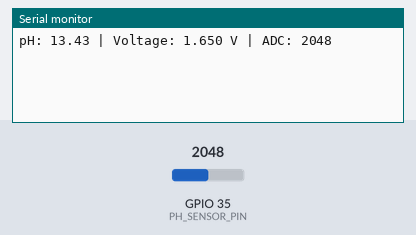
This sketch was run on a simulated ESP32. Parts: the last lines printed to the serial monitor. The inputs (shaded band) are chosen by the test bench; at power-on: GPIO 35 (PH_SENSOR_PIN) = 2048 (analog values on the 0–4095 scale).

Above: at 1.2 s.
1.3 s: GPIO 35 (PH_SENSOR_PIN) set to 2866
At 2.7 s:
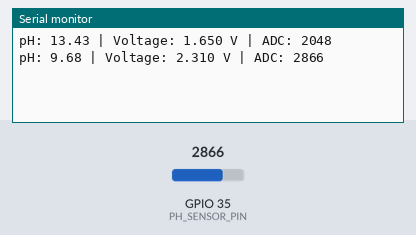
2.8 s: GPIO 35 (PH_SENSOR_PIN) set to 3603
At 6.1 s:
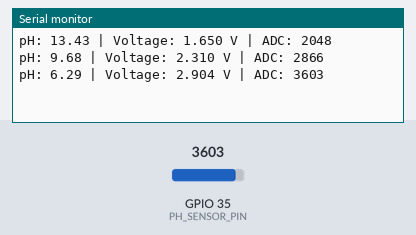
Timing chart, 0 to 7.6 s (numbered marks = the images above; inputs shaded):
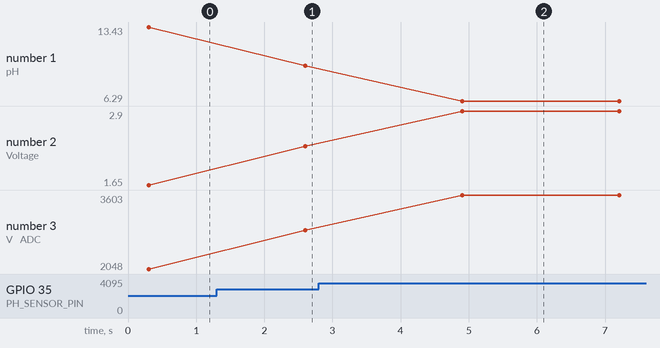

The sketch:

ph_sensor.ino
```cpp
// pH SENSOR PIN
#define PH_SENSOR_PIN 35

// pH CALIBRATION
float calibration_value = 21.34 + 1.5;

unsigned long int avgval;

int buffer_arr[10];
int temp;

float ph_act;

// READ pH
void readPH()
{
  // Read 10 samples
  for (int i = 0; i < 10; i++)
  {
    buffer_arr[i] = analogRead(PH_SENSOR_PIN);

    delay(30);
  }

  // Sort data
  for (int i = 0; i < 9; i++)
  {
    for (int j = i + 1; j < 10; j++)
    {
      if (buffer_arr[i] > buffer_arr[j])
      {
        temp = buffer_arr[i];
        buffer_arr[i] = buffer_arr[j];
        buffer_arr[j] = temp;
      }
    }
  }

  // Average middle 6 values
  avgval = 0;

  for (int i = 2; i < 8; i++)
  {
    avgval += buffer_arr[i];
  }

  // Convert ADC value to voltage
  float volt =
    (float)avgval * 3.3 / 4095.0 / 6.0;

  // Calculate pH
  ph_act = -5.70 * volt + calibration_value;

  // Display pH in Serial Monitor
  Serial.print("pH: ");
  Serial.print(ph_act, 2);

  Serial.print(" | Voltage: ");
  Serial.print(volt, 3);

  Serial.print(" V | ADC: ");
  Serial.println(avgval / 6);
}

void setup()
{
  Serial.begin(115200);

  // pH sensor
  pinMode(PH_SENSOR_PIN, INPUT);

  // ESP32 ADC resolution
  analogReadResolution(12);
}

void loop()
{
  readPH();

  delay(2000);
}
```

Measured:
- after the input at 1.3 s, the serial monitor: prints a new line after 1.3 s (image 1)
- after the input at 2.8 s, the serial monitor: prints a new line after 2.1 s (image 2)
- plotted number 1: 13.43 → 9.68 after the input at 1.3 s, 9.68 → 6.29 after the input at 2.8 s
- plotted number 2: 1.65 → 2.31 after the input at 1.3 s, 2.31 → 2.9 after the input at 2.8 s
- plotted number 3: 2048 → 2866 after the input at 1.3 s, 2866 → 3603 after the input at 2.8 s
